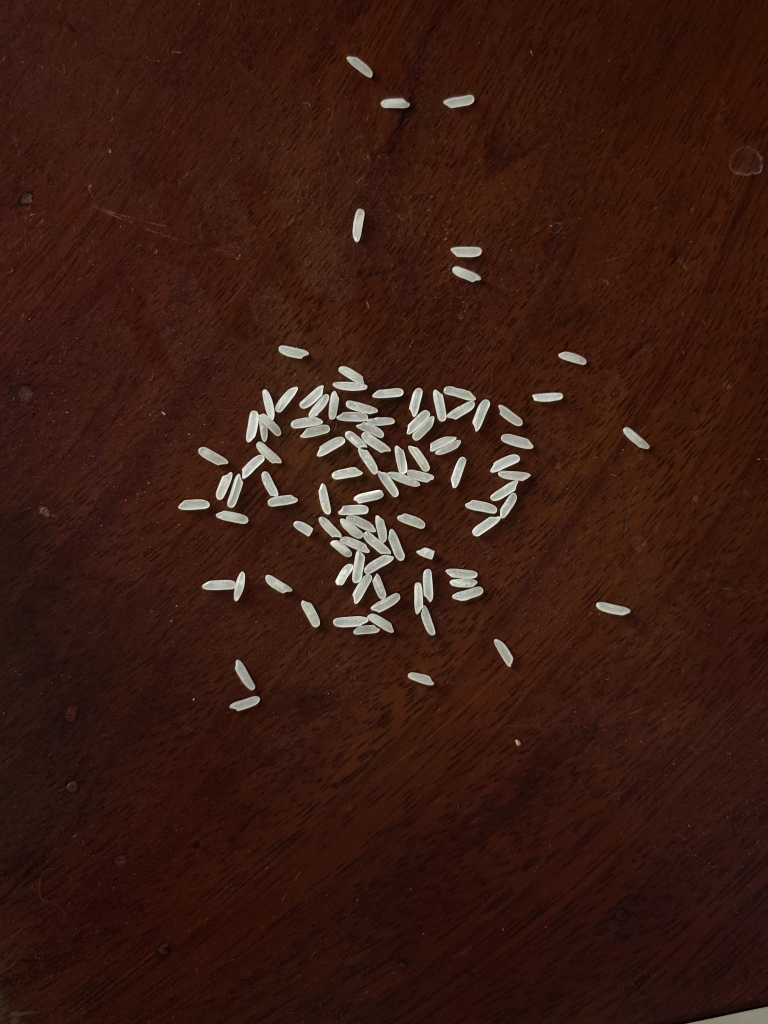
#> input picture Rice thay nhu 3 - auto label.v1i.yolov11/train/images/IMG_0485_HEIC_jpg.rf.9dcc2e9b12e478ea34b73daf00ded2b2.jpg, 1536 x 2048 px, given in place of 485_MOV-0002_jpg_jpg.rf.717f7b3c21791ee970fb662667f9359b.jpg, which was not available (shown at 1/2 size)
$ python test_step2_watershed.py
#> lines starting #> are read from the running program, lines starting #| are printed output that depends on the picture; after the words box and inside, x2 and y2 are one past the last pixel; in counts of white or black regions, pixels touching at a corner belong together
import cv2
import numpy as np
import os
import glob # Dùng làm gì ??

# 1. Đọc lại ảnh đầu tiên và tiền xử lý như Bước 1
img_dir = r"F:\AAA\Image\Project\Rice thay nhu 3 - auto label.v1i.yolov11\train\images"
target_name = "IMG_0485_MOV-0002_jpg_jpg.rf.717f7b3c21791ee970fb662667f9359b.jpg"
img_path = os.path.join(img_dir, target_name)
src_bgr = cv2.imread(img_path)
#> src_bgr is the input picture: shape (2048, 1536, 3); mean B, G, R 18.9, 28, 58
gray = cv2.cvtColor(src_bgr, cv2.COLOR_BGR2GRAY) # dùng làm gì ?? chuyển ảnh xám hả

# Lọc Top-hat + Otsu để ra ảnh nhị phân
kernel = cv2.getStructuringElement(cv2.MORPH_ELLIPSE, (31, 31))
tophat = cv2.morphologyEx(gray, cv2.MORPH_TOPHAT, kernel)
_, thresh = cv2.threshold(tophat, 0, 255, cv2.THRESH_BINARY + cv2.THRESH_OTSU) # Dùng làm gì ???
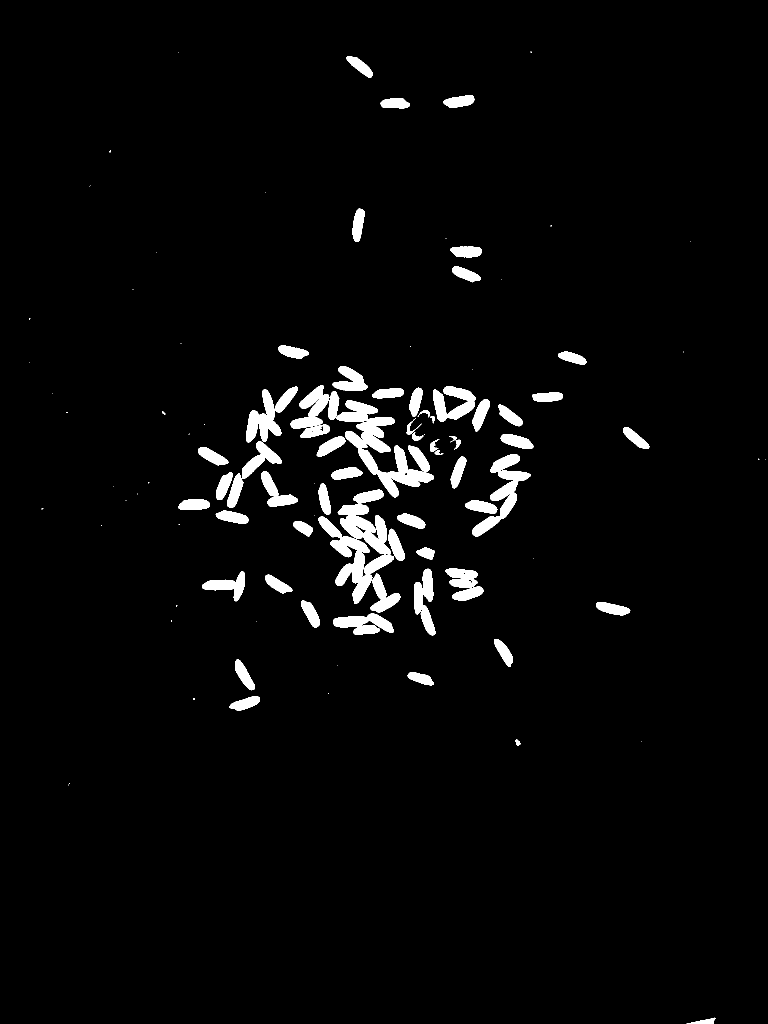
#> thresh: shape (2048, 1536) (shown at 1/2 size); 3.3% white; 114 white regions (45 under 20 px), largest, box (x1, y1, x2, y2) and area: (673, 801, 868, 995) 10850, (637, 1033, 788, 1208) 7216, (944, 908, 1062, 1073) 5435

# Làm sạch nhiễu hạt bụi li ti bằng Morphological Opening nhỏ (3x3)
# Bước này làm gì nhỉ tại sao phải có này nhỉ
# Bước này có nằm trong step 1 top hat không
clean_kernel = cv2.getStructuringElement(cv2.MORPH_RECT, (3, 3))
opening = cv2.morphologyEx(thresh, cv2.MORPH_OPEN, clean_kernel, iterations=1)
#> opening: shape (2048, 1536); 3.2% white; 71 white regions (3 under 20 px), largest, box (x1, y1, x2, y2) and area: (673, 801, 868, 995) 10843, (637, 1033, 788, 1208) 7209, (944, 908, 1061, 1073) 5432

# ==========================================================
# 2. BẮT ĐẦU WATERSHED
# ==========================================================
# A. Tìm vùng chắc chắn là NỀN (Sure Background): Giãn nở ảnh (Dilation)
# Vùng màu đen chắc chắn 100% không chứa hạt gạo
sure_bg = cv2.dilate(opening, clean_kernel, iterations=3)
#> sure_bg: shape (2048, 1536); 4.8% white; 42 white regions, largest, box (x1, y1, x2, y2) and area: (578, 729, 871, 1272) 57554, (429, 770, 599, 1051) 14859, (927, 905, 1064, 1076) 9672

# B. Distance Transform
dist_transform = cv2.distanceTransform(opening, cv2.DIST_L2, 5)

# 1. BƯỚC QUAN TRỌNG NHẤT: Làm mượt dist_transform để xóa sạch gợn sóng băm vụn hạt
dist_smooth = cv2.GaussianBlur(dist_transform, (11, 11), 0)

# 2. Kernel tìm đỉnh phải đủ lớn (bằng cỡ 1/2 đến 2/3 bề ngang hạt gạo, khoảng 15x15)
# Để không bao giờ bị 2 đỉnh trên cùng 1 hạt!
dist_kernel = cv2.getStructuringElement(cv2.MORPH_ELLIPSE, (21, 21))
dist_dilated = cv2.dilate(dist_smooth, dist_kernel)

# 3. Tìm đỉnh duy nhất cho mỗi hạt
local_peaks = (dist_smooth == dist_dilated) & (dist_smooth > 3.5)
#> local_peaks: shape (2048, 1536) bool; 0% white in thin lines or dots, all inside (x1, y1, x2, y2) = (383, 129, 1418, 2048)

# Chuyển thành ảnh nhị phân tâm hạt
sure_fg = np.uint8(local_peaks * 255)

# D. Vùng chưa chắc chắn
unknown = cv2.subtract(sure_bg, sure_fg)
#> unknown: shape (2048, 1536); 4.8% white; 42 white regions, largest, box (x1, y1, x2, y2) and area: (578, 729, 871, 1272) 57502, (429, 770, 599, 1051) 14847, (927, 905, 1064, 1076) 9663

# E. Connected Components
num_markers, markers = cv2.connectedComponents(sure_fg)
#> markers: shape (2048, 1536) int32; 122 distinct labels, from 0 to 121
#> num_markers = 122
markers = markers + 1
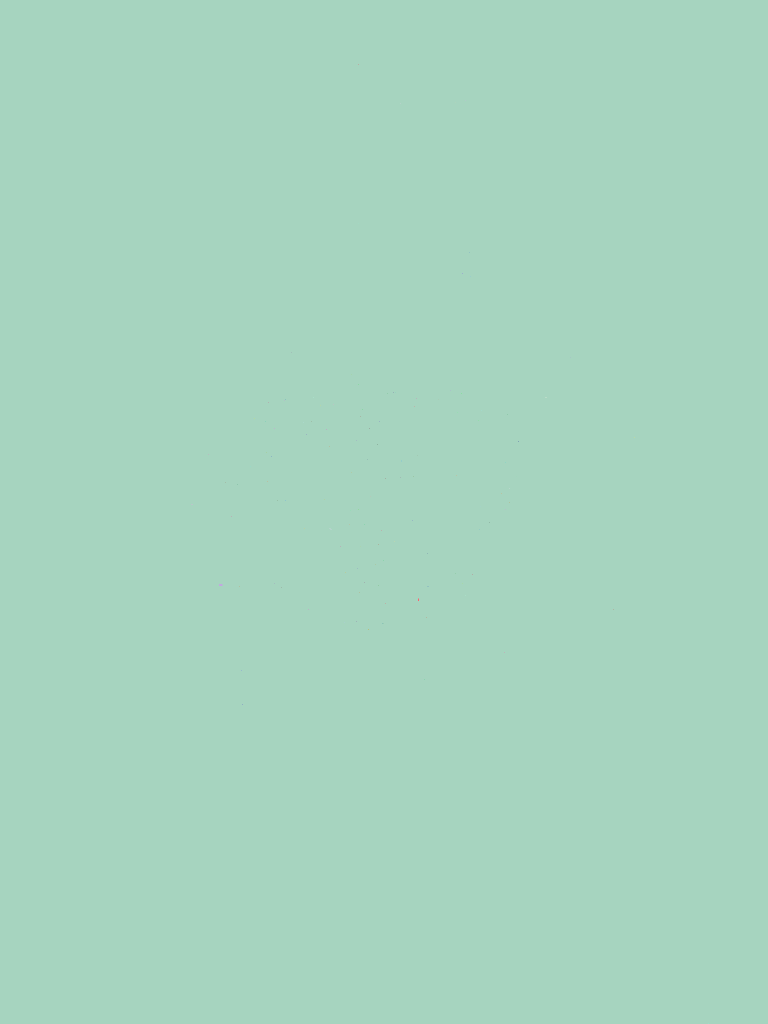
#> markers: shape (2048, 1536) int32 (shown at 1/2 size); 122 distinct labels, from 1 to 122; one colour per label, 0 black
markers[unknown == 255] = 0
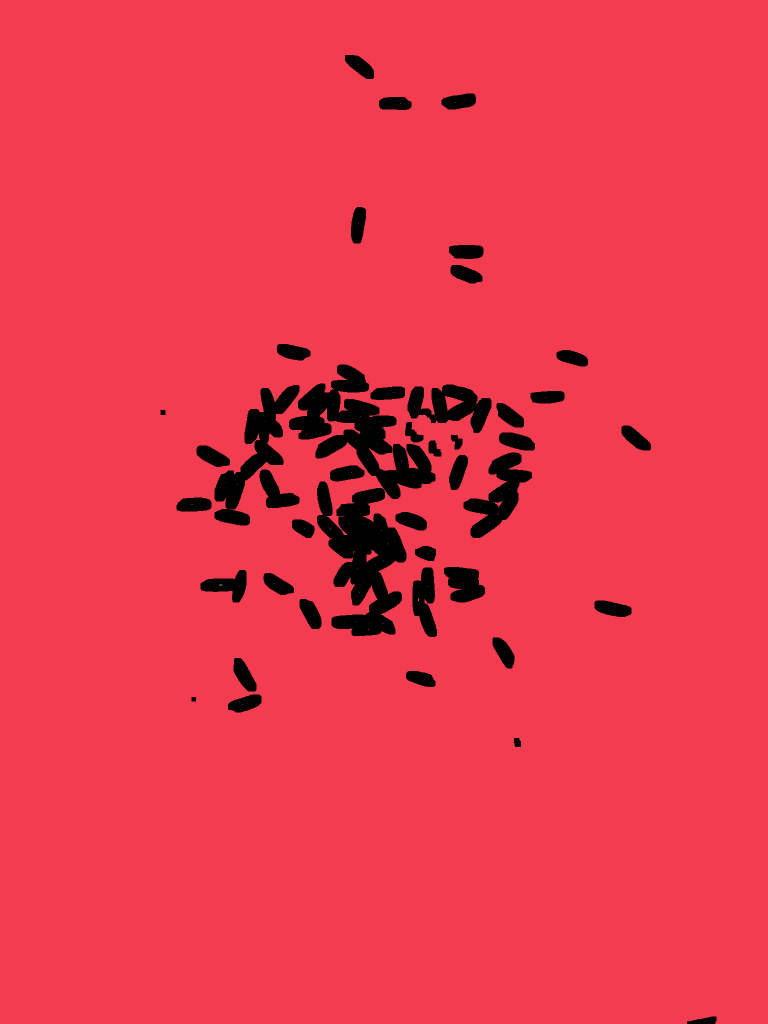
#> markers: shape (2048, 1536) int32 (shown at 1/2 size); 123 distinct labels, from 0 to 122; one colour per label, 0 black

# F. Watershed
markers = cv2.watershed(src_bgr, markers)
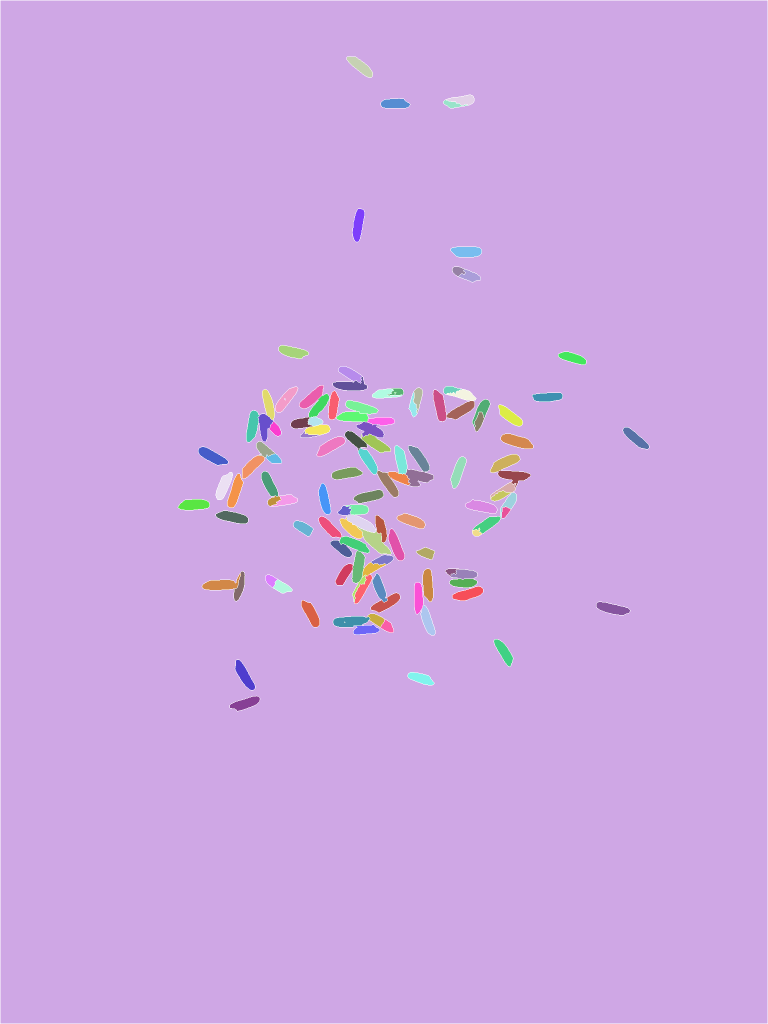
#> markers: shape (2048, 1536) int32 (shown at 1/2 size); 122 distinct labels, from -1 to 121; one colour per label, 0 black, -1 white

# G. Vẽ kết quả
result_img = src_bgr.copy()
result_img[markers == -1] = [0, 0, 255]
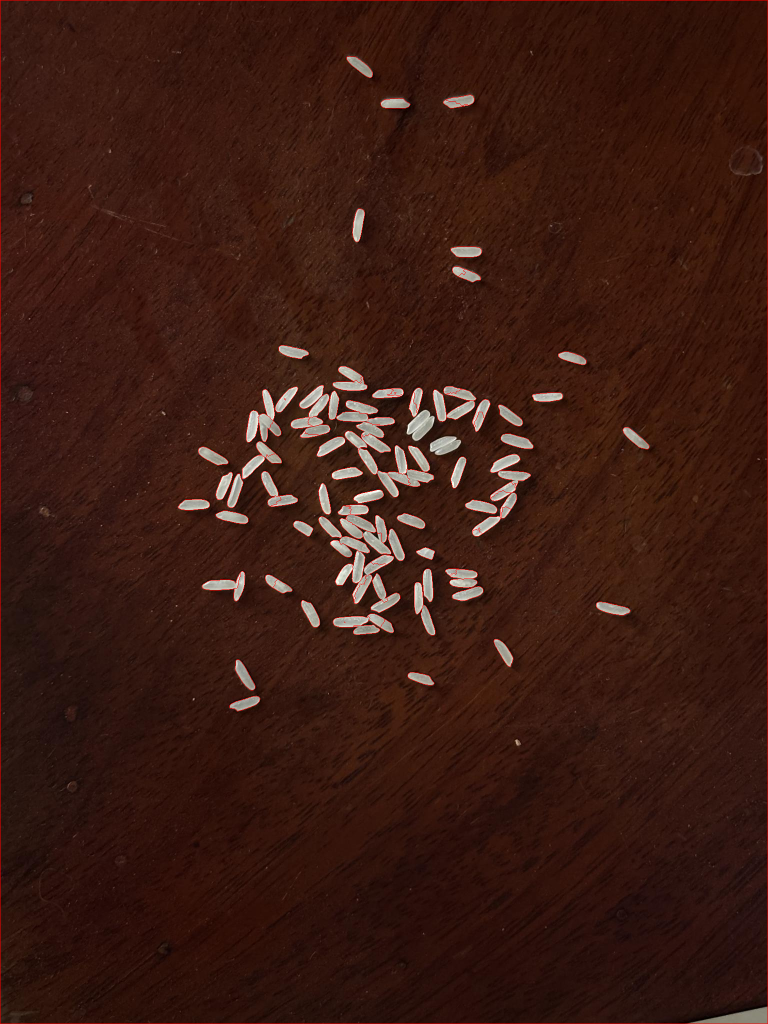
#> result_img: shape (2048, 1536, 3) (shown at 1/2 size); 0.63% of pixels changed, all inside (x1, y1, x2, y2) = (0, 0, 1536, 2048)

# ==========================================================
# 3. LƯU ẢNH ĐỂ QUAN SÁT TỪNG BƯỚC TOÁN HỌC
# ==========================================================
out_dir = r"F:\AAA\Image\Project\step2_results"
os.makedirs(out_dir, exist_ok=True)

# Chuẩn hóa Distance Transform về 0-255 để mắt người nhìn thấy được
dist_visual = cv2.normalize(dist_transform, None, 0, 255, cv2.NORM_MINMAX)
dist_visual = np.uint8(dist_visual)
cv2.imwrite(os.path.join(out_dir, "1_dist_transform.jpg"), dist_visual)
cv2.imwrite(os.path.join(out_dir, "2_sure_fg_centers.jpg"), sure_fg)
cv2.imwrite(os.path.join(out_dir, "3_watershed_split.jpg"), result_img)
print(f"Tổng số hạt phát hiện được: {num_markers - 1}")
#| Tổng số hạt phát hiện được: 121
print(f"Đã lưu kết quả tại: {out_dir}")
